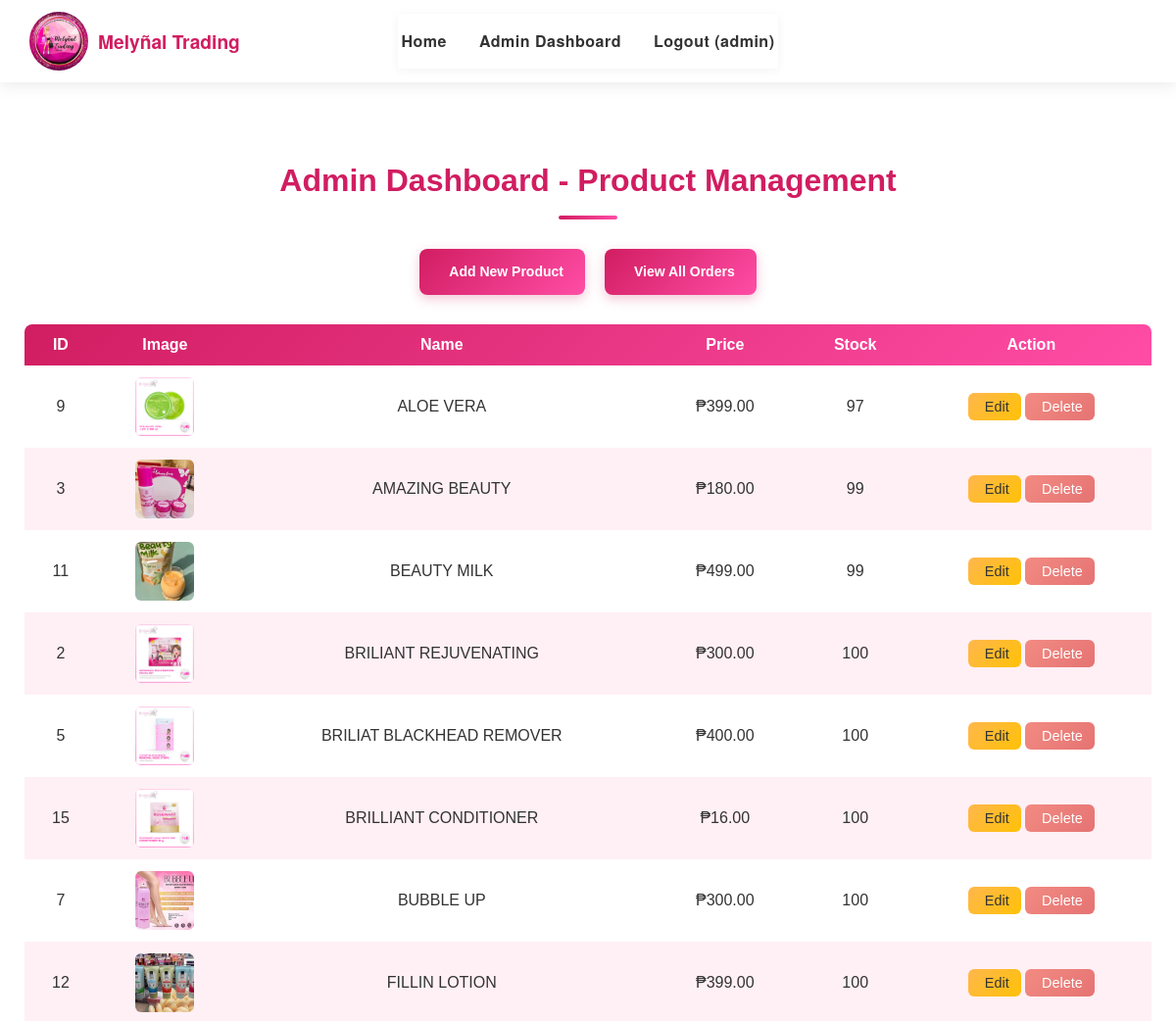
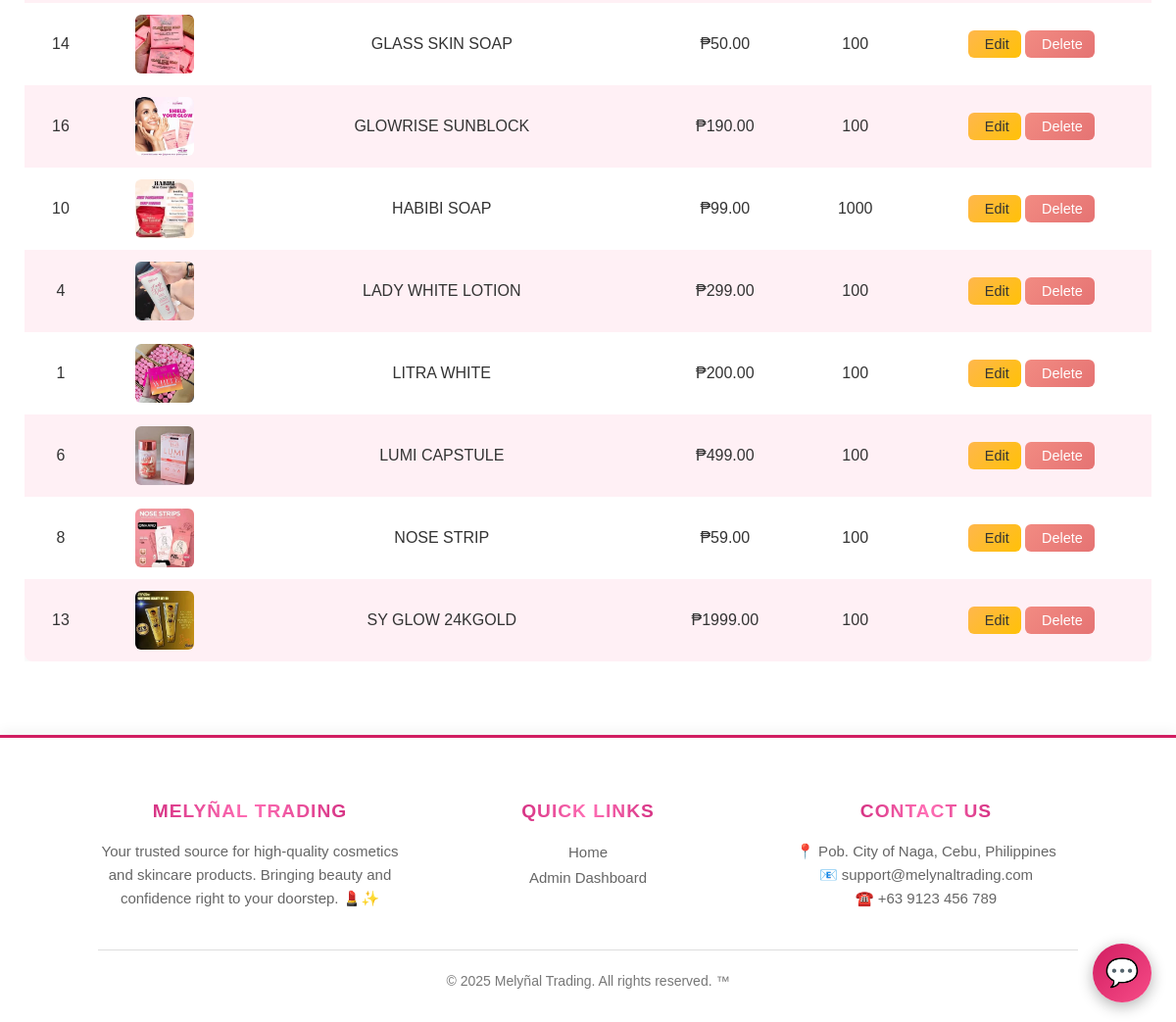
The page /admin (signed in) on the database its author committed (2 pictures, top to bottom).
### app.py (models this page shows)
class User(db.Model):
    __tablename__ = 'users'
    id = db.Column(db.Integer, primary_key=True)
    firstname = db.Column(db.String(150), nullable=False)
    lastname = db.Column(db.String(150), nullable=False)
    contact = db.Column(db.String(150), nullable=False)
    address = db.Column(db.String(255), nullable=True)
    username = db.Column(db.String(150), unique=True, nullable=False)
    email = db.Column(db.String(150), unique=True, nullable=False)
    password = db.Column(db.String(200), nullable=False)
    role = db.Column(db.String(50), nullable=False, default='user')
    profile_pic = db.Column(db.String(300), nullable=True)
    orders = db.relationship('Order', back_populates='user', cascade="all, delete-orphan")

class Product(db.Model):
    __tablename__ = 'products'
    product_id = db.Column(db.Integer, primary_key=True)
    product_name = db.Column(db.String(150), nullable=False)
    price = db.Column(db.Float, nullable=False)
    stock = db.Column(db.Integer, nullable=False)
    description = db.Column(db.Text)
    image = db.Column(db.String(200), default='default.jpg')
    orders = db.relationship('Order', back_populates='product', cascade="all, delete-orphan")

### app.py (the view)
@app.route('/admin')
@admin_required
def admin_dashboard():
    products = Product.query.order_by(Product.product_name).all()
    return render_template('admin/dashboard.html', products = products)

### app.py (called while the page is built)
@app.before_request
def load_logged_in_user():
    user_id = session.get('user_id')
    g.user = None
    g.admin = False
    if user_id:
        user = User.query.get(user_id)
        if user:
            g.user = user
            g.is_admin = (user.role == 'admin')

def login_required(f):
    @wraps(f)
    def wrapped(*args, **kwargs):
        if 'user_id' not in session:
            flash("Please log in to access this page.", "warning")
            return redirect(url_for('login'))
        return f(*args, **kwargs)
    return wrapped

def admin_required(f):
    @wraps(f)
    @login_required
    def wrapped(*args, **kwargs):
        user = User.query.get(session.get('user_id'))
        if user and user.role == 'admin':
            return f(*args, **kwargs)
        flash("Admin access required.", "danger")
        return redirect(url_for('index'))
    return wrapped

### templates/admin/dashboard.html (shortened to what this page needs)
{% extends "base.html" %}
{% block content %}
<div class="admin-dashboard">
    <h2>Admin Dashboard - Product Management</h2>
    <div class="admin-action">
        <a href="{{ url_for('add_product') }}" class="btn">
             Add New Product
        </a>
        <a href="{{ url_for('view_all_orders') }}" class="btn">
             View All Orders
        </a>
    </div>
    <div class="admin-table-wrapper">
        <table class="admin-table">
            <thead>
                <tr>
                    <th>ID</th>
                    <th>Image</th>
                    <th>Name</th>
                    <th>Price</th>
                    <th>Stock</th>
                    <th>Action</th>
                </tr>
            </thead>
            <tbody>
                 {% for product in products %}
                <tr>
                    <td>{{ product.product_id }}</td>
                    <td>
                        <img src="{{ url_for('static', filename='uploads/' + (product.image or 'default.jpg')) }}" alt="{{ product.product_name }}">
                    </td>
                    <td>{{ product.product_name }}</td>
                    <td>₱{{ '%.2f' | format(product.price) }}</td>
                    <td>{{ product.stock }}</td>
                    <td>
                        {% if product and product.product_id %}
                            <a href="{{ url_for('edit_product', product_id=product.product_id) }}" class="btn-edit">
                                 Edit
                            </a>
                            <form method="POST" action="{{ url_for('delete_product', product_id=product.product_id) }}" class="inline" onsubmit="return confirm('Are you sure you want to delete {{ product.product_name }}?');" style="display:inline;">
                                <button type="submit" class="btn-delete">
                                     Delete
                                </button>
                            </form>
                        {% endif %}
                    </td>
                </tr>
                {% else %}
                <tr>
                    <td colspan="6" style="text-align:center;">No products in the catalog.</td>
                </tr>
                {% endfor %}
            </tbody>
        </table>
    </div>
</div>
{% endblock %}

### templates/base.html (shortened to what this page needs)
<html lang="en">
<head>
    <link rel="stylesheet" href="{{ url_for('static', filename='css/style.css') }}">
</head>
<body>
    <header>
        <div class="logo">
            <a href="{{url_for('index')}}">
                <img src="{{ url_for('static', filename='images/image6.jpg') }}" alt="Melynal Logo">
                Melyñal Trading
            </a>
        </div>
        <nav>
            <ul>
                {% if g.user %}
                    {% if g.is_admin %}
                        <li><a href="{{ url_for('index') }}">Home</a></li>
                        <li><a href="{{ url_for('admin_dashboard') }}">Admin Dashboard</a></li>
                        <li class="logout"><a href="{{ url_for('logout') }}">Logout ({{ g.user.username }})</a></li>
                    {% endif %}
                {% else %}
                    <li><a href="{{ url_for('index') }}">Home</a></li>
                    <li><a href="{{ url_for('about_page') }}">About</a></li>
                    <li><a href="{{ url_for('login') }}">Login</a></li>
                    <li><a href="{{ url_for('register') }}">Register</a></li>
                {% endif %}
            </ul>
        </nav>
    </header>
    <div class="container">
        {% block content %}
        {% endblock %}
    </div>
    <footer>
        <div class="footer-container">
            <div class="footer-grid">
                <div>
                    <h3>Melyñal Trading</h3>
                    <p>Your trusted source for high-quality cosmetics and skincare products.
                    Bringing beauty and confidence right to your doorstep. 💄✨</p>
                </div>
                <div>
                    <h4>Quick Links</h4>
                    <ul style="list-style:none; padding:0; margin:0;">
                        {% if g.user %}
                            {% if g.is_admin %}
                                <li><a href="{{ url_for('index') }}">Home</a></li>
                                <li><a href="{{ url_for('admin_dashboard') }}">Admin Dashboard</a></li>
                            {% else %}
                                <li><a href="{{ url_for('index') }}">Home</a></li>
                                <li><a href="{{ url_for('cart') }}">Cart</a></li>
                                <li><a href="{{ url_for('order_history') }}">Orders</a></li>
                                <li><a href="{{ url_for('contact') }}">Contact</a></li>
                            {% endif %}
                        {% else %}
                            <li><a href="{{ url_for('index') }}">Home</a></li>
                            <li><a href="{{ url_for('login') }}">Login</a></li>
                            <li><a href="{{ url_for('register') }}">Register</a></li>
                        {% endif %}
                    </ul>
                </div>
                <div>
                    <h4>Contact Us</h4>
                    <p>📍 Pob. City of Naga, Cebu, Philippines</p>
                    <p>📧 support@melynaltrading.com</p>
                    <p>☎️ +63 9123 456 789</p>
                </div>
            </div>
            <div class="footer-bottom">
                <p>&copy; 2025 Melyñal Trading. All rights reserved. &trade;</p>
            </div>
        </div>
    </footer>
    <div id = "chatbot-container">
        <div id = "chatbot-toggle">💬</div>
    </div>
</body>
</html>

### rows shown on the page
User: user.username "admin"
Product: product_id "9", image (picture), product_name "ALOE VERA", price "399.00", stock "97"
Product: product_id "3", image (picture), product_name "AMAZING BEAUTY", price "180.00", stock "99"
Product: product_id "11", image (picture), product_name "BEAUTY MILK", price "499.00", stock "99"
Product: product_id "2", image (picture), product_name "BRILIANT REJUVENATING", price "300.00", stock "100"
Product: product_id "5", image (picture), product_name "BRILIAT BLACKHEAD REMOVER", price "400.00", stock "100"
Product: product_id "15", image (picture), product_name "BRILLIANT CONDITIONER", price "16.00", stock "100"
Product: product_id "7", image (picture), product_name "BUBBLE UP", price "300.00", stock "100"
Product: product_id "12", image (picture), product_name "FILLIN LOTION", price "399.00", stock "100"
Product: product_id "14", image (picture), product_name "GLASS SKIN SOAP", price "50.00", stock "100"
Product: product_id "16", image (picture), product_name "GLOWRISE SUNBLOCK", price "190.00", stock "100"
Product: product_id "10", image (picture), product_name "HABIBI SOAP", price "99.00", stock "1000"
Product: product_id "4", image (picture), product_name "LADY WHITE LOTION", price "299.00", stock "100"
Product: product_id "1", image (picture), product_name "LITRA WHITE", price "200.00", stock "100"
Product: product_id "6", image (picture), product_name "LUMI CAPSTULE", price "499.00", stock "100"
Product: product_id "8", image (picture), product_name "NOSE STRIP", price "59.00", stock "100"
Product: product_id "13", image (picture), product_name "SY GLOW 24KGOLD", price "1999.00", stock "100"
